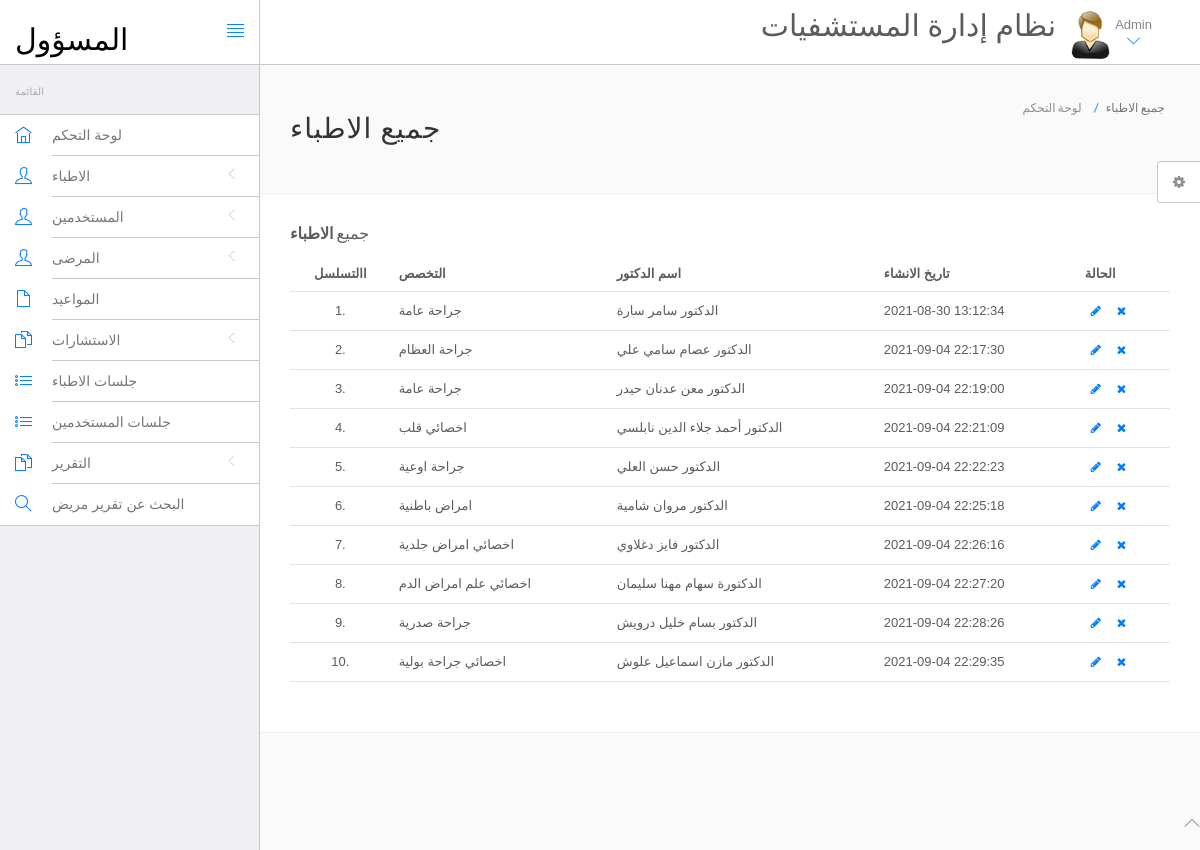
The app's page /hms/admin/manage-doctors.php (signed in) with its own data.
### tables this page shows
CREATE TABLE `doctors` (
  `id` int(11) NOT NULL,
  `specilization` varchar(255) DEFAULT NULL,
  `doctorName` varchar(255) DEFAULT NULL,
  `address` longtext DEFAULT NULL,
  `docFees` varchar(255) DEFAULT NULL,
  `contactno` bigint(11) DEFAULT NULL,
  `docEmail` varchar(255) DEFAULT NULL,
  `password` varchar(255) DEFAULT NULL,
  `creationDate` timestamp NULL DEFAULT current_timestamp(),
  `updationDate` timestamp NULL DEFAULT NULL ON UPDATE current_timestamp()
);

### hms/admin/manage-doctors.php (the view, shortened to what this page needs)
<?php
include('include/config.php');
?>
<!DOCTYPE html>
<html lang="en">
	<head>
		<link rel="stylesheet" href="vendor/bootstrap/css/bootstrap.min.css">
		<link rel="stylesheet" href="vendor/fontawesome/css/font-awesome.min.css">
		<link rel="stylesheet" href="vendor/themify-icons/themify-icons.min.css">
		<link href="vendor/animate.css/animate.min.css" rel="stylesheet" media="screen">
		<link href="vendor/perfect-scrollbar/perfect-scrollbar.min.css" rel="stylesheet" media="screen">
		<link href="vendor/switchery/switchery.min.css" rel="stylesheet" media="screen">
		<link href="vendor/bootstrap-touchspin/jquery.bootstrap-touchspin.min.css" rel="stylesheet" media="screen">
		<link href="vendor/select2/select2.min.css" rel="stylesheet" media="screen">
		<link href="vendor/bootstrap-datepicker/bootstrap-datepicker3.standalone.min.css" rel="stylesheet" media="screen">
		<link href="vendor/bootstrap-timepicker/bootstrap-timepicker.min.css" rel="stylesheet" media="screen">
		<link rel="stylesheet" href="assets/css/styles.css">
		<link rel="stylesheet" href="assets/css/plugins.css">
		<link rel="stylesheet" href="assets/css/themes/theme-1.css" id="skin_color" />
	</head>
	<body>
		<div id="app">
<?php include('include/sidebar.php');?>
			<div class="app-content">
						<?php include('include/header.php');?>
				<div class="main-content" >
					<div class="wrap-content container" id="container">
						<section id="page-title">
							<div class="row">
								<div class="col-sm-8">
									<h1 class="mainTitle">جميع الاطباء</h1>
																	</div>
								<ol class="breadcrumb">
									<li>
										<span>لوحة التحكم</span>
									</li>
									<li class="active">
										<span>جميع الاطباء</span>
									</li>
								</ol>
							</div>
						</section>
						<div class="container-fluid container-fullw bg-white">
									<div class="row">
								<div class="col-md-12">
									<h5 class="over-title margin-bottom-15">جميع <span class="text-bold">الاطباء</span></h5>
									<table class="table table-hover" id="sample-table-1">
										<thead>
											<tr>
												<th class="center">االتسلسل</th>
												<th>التخصص</th>
												<th class="hidden-xs">اسم الدكتور</th>
												<th>تاريخ الانشاء </th>
												<th>الحالة</th>
											</tr>
										</thead>
										<tbody>
<?php
$sql=mysqli_query($con,"select * from doctors");
$cnt=1;
while($row=mysqli_fetch_array($sql))
{
?>
											<tr>
												<td class="center"><?php echo $cnt;?>.</td>
												<td class="hidden-xs"><?php echo $row['specilization'];?></td>
												<td><?php echo $row['doctorName'];?></td>
												<td><?php echo $row['creationDate'];?>
												</td>
												<td >
												<div class="visible-md visible-lg hidden-sm hidden-xs">
							<a href="edit-doctor.php?id=<?php echo $row['id'];?>" class="btn btn-transparent btn-xs" tooltip-placement="top" tooltip="Edit"><i class="fa fa-pencil"></i></a>
	<a href="manage-doctors.php?id=<?php echo $row['id']?>&del=delete" onClick="return confirm('هل انت متاكد من حذف الدكتور')"class="btn btn-transparent btn-xs tooltips" tooltip-placement="top" tooltip="Remove"><i class="fa fa-times fa fa-white"></i></a>
												</div>
												</td>
											</tr>
											<?php
$cnt=$cnt+1;
											 }?>
										</tbody>
									</table>
								</div>
							</div>
								</div>
							</div>
						</div>
					</div>
				</div>
	<?php include('include/footer.php');?>
	<?php include('include/setting.php');?>
	</body>
</html>

### hms/admin/assets/css/themes/theme-1.css (style rules this page uses)
body { background: #FAFAFA; }

### records on screen
doctors: specilization "جراحة عامة", doctorName "الدكتور سامر سارة", creationDate "2021-08-30 13:12:34"
doctors: specilization "جراحة العظام", doctorName "الدكتور عصام سامي علي", creationDate "2021-09-04 22:17:30"
doctors: specilization "جراحة عامة", doctorName "الدكتور معن عدنان حيدر", creationDate "2021-09-04 22:19:00"
doctors: specilization "اخصائي قلب", doctorName "الدكتور أحمد جلاء الدين نابلسي", creationDate "2021-09-04 22:21:09"
doctors: specilization "جراحة اوعية", doctorName "الدكتور حسن العلي", creationDate "2021-09-04 22:22:23"
doctors: specilization "امراض باطنية", doctorName "الدكتور مروان شامية", creationDate "2021-09-04 22:25:18"
doctors: specilization "اخصائي امراض جلدية", doctorName "الدكتور فايز دغلاوي", creationDate "2021-09-04 22:26:16"
doctors: specilization "اخصائي علم امراض الدم", doctorName "الدكتورة سهام مهنا سليمان", creationDate "2021-09-04 22:27:20"
doctors: specilization "جراحة صدرية", doctorName "الدكتور بسام خليل درويش", creationDate "2021-09-04 22:28:26"
doctors: specilization "اخصائي جراحة بولية", doctorName "الدكتور مازن اسماعيل علوش", creationDate "2021-09-04 22:29:35"
